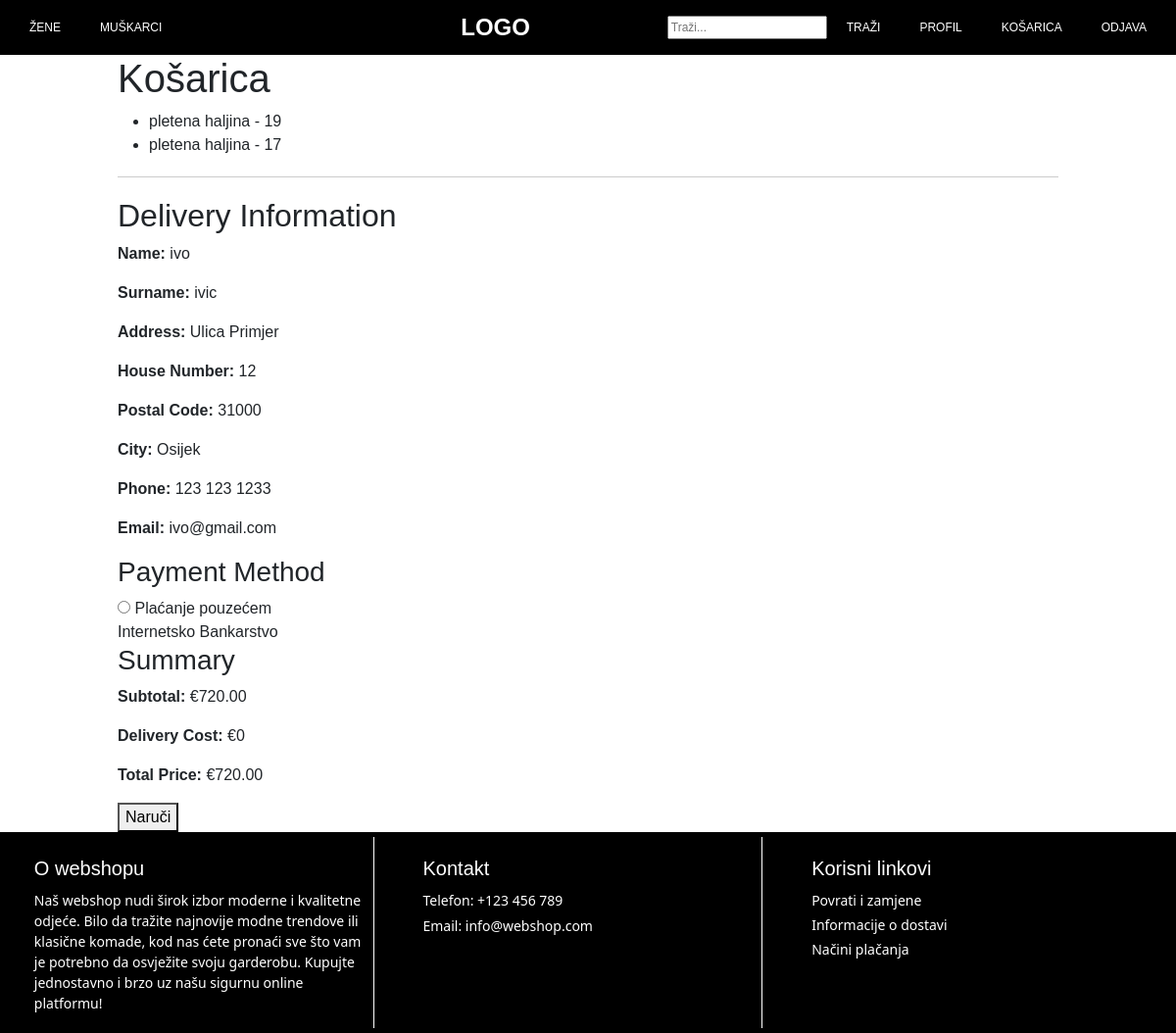
The page /webshop/cart/ (signed in) on the database as committed earlier.
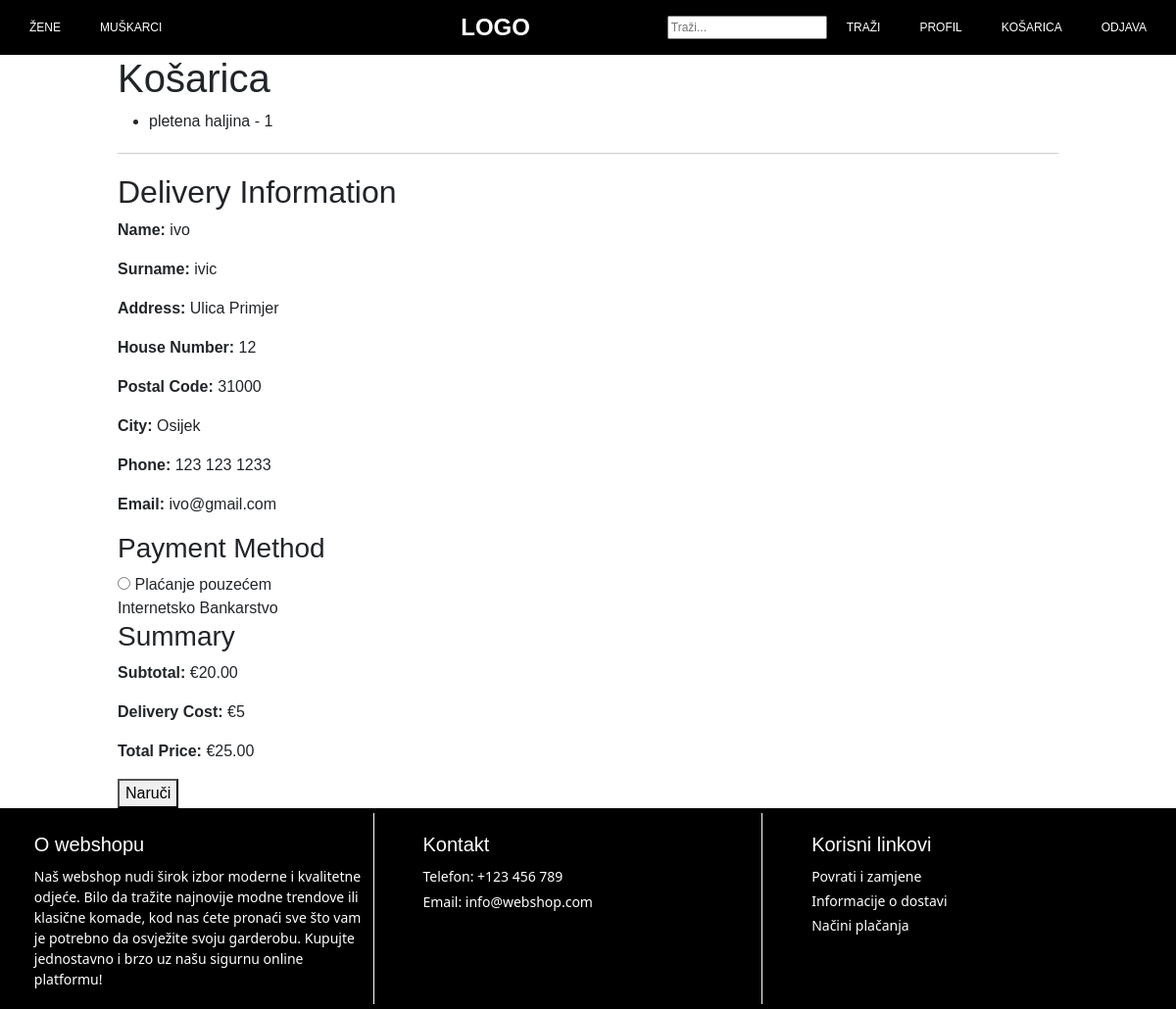
The same page on the database as committed later.
### webshop/models.py (models this page shows, shortened)
class CartItem(models.Model):
    cart = models.ForeignKey(Cart, related_name='items_in_cart', on_delete=models.CASCADE)
    product = models.ForeignKey(ProductVariation, on_delete=models.CASCADE)
    quantity = models.PositiveIntegerField(default=1)

class ProductVariation(models.Model):
    product = models.ForeignKey(Product, on_delete=models.CASCADE, related_name='variations')
    main_image = models.ImageField(upload_to='products/', blank=True, null=True)
    color = models.ForeignKey(Color, on_delete=models.CASCADE)
    sizes = models.ManyToManyField(Size, through='ProductVariationSize')

class Product(models.Model):
    category = models.ForeignKey(Category, on_delete=models.CASCADE)
    subcategory = models.ForeignKey(SubCategory, on_delete=models.CASCADE)
    name = models.CharField(max_length=255)
    slug = models.SlugField(unique=False, blank=True, null=True)
    price = models.DecimalField(max_digits=10, decimal_places=2)
    details = models.TextField()
    composition = models.TextField()
    origin = models.CharField(max_length=255)
    care_instructions = models.TextField()
    created_at = models.DateTimeField(default=timezone.now)
    reference_number = models.CharField(max_length=100, unique=False, default=uuid.uuid4, editable=False)

### webshop/views.py (the view)
def cart_view(request):
    cart, created = Cart.objects.get_or_create(user=request.user.account)
    cart_items = cart.items_in_cart.all()
    subtotal = 0
    for item in cart_items:
        product_price = item.product.product.price
        item_total = item.quantity * product_price
        subtotal += item_total
    delivery_cost = 0 if subtotal >= 50 else 5
    total_price = subtotal + delivery_cost
    context = {
        'cart': cart,
        'cart_items': cart_items,
        'subtotal': subtotal,
        'delivery_cost': delivery_cost,
        'total_price': total_price,
    }
    return render(request, 'webshop/cart.html', context)

### webshop/authentication.py (called while the page is built)
    def get_user(self, user_id):
        try:
            return User.objects.get(pk=user_id)
        except ObjectDoesNotExist:
            return None

### webshop/templates/webshop/cart.html (shortened to what this page needs)
{% extends 'webshop/base.html' %}
{% load static %}
{% block extra_css %}
<link rel="stylesheet" href="{% static 'webshop/css/cart.css' %}">
{% endblock %}
{% block content %}
<div class="cart-container">
    <h1>Košarica</h1>
    <div class="cart-items">
        {% if cart.items_in_cart.count %}
            <ul>
                {% for item in cart.items_in_cart.all %}
                    <li>{{ item.product.product.name }} - {{ item.quantity }}</li>
                {% endfor %}
            </ul>
        {% else %}
            <p>Your cart is empty.</p>
        {% endif %}
    </div>
    <form action="{% url 'webshop:create_order' %}" method="post">
        <div class="delivery-info">
            <h2>Delivery Information</h2>
            <p><strong>Name:</strong> {{ request.user.account.name }}</p>
            <p><strong>Surname:</strong> {{ request.user.account.surname }}</p>
            <p><strong>Address:</strong> {{ request.user.account.street }}</p>
            <p><strong>House Number:</strong> {{ request.user.account.house_number }}</p>
            <p><strong>Postal Code:</strong> {{ request.user.account.postal_number }}</p>
            <p><strong>City:</strong> {{ request.user.account.city }}</p>
            <p><strong>Phone:</strong> {{ request.user.account.phone }}</p>
            <p><strong>Email:</strong> {{ request.user.account.email }}</p>
            <h3>Payment Method</h3>
            <label><input type="radio" name="payment_method" value="PP"> Plaćanje pouzećem</label><br>
            <label>Internetsko Bankarstvo</label><br>
            <h3>Summary</h3>
            <p><strong>Subtotal:</strong> €{{ subtotal }}</p>
            <p><strong>Delivery Cost:</strong> €{{ delivery_cost }}</p>
            <p><strong>Total Price:</strong> €{{ total_price }}</p>
            <button type="submit">Naruči</button>
        </div>
    </form>
</div>
{% endblock %}

Rows that differ between the two databases and show on the page:
removed CartItem: product.product.name "pletena haljina", quantity "19"
removed CartItem: product.product.name "pletena haljina", quantity "17"
added CartItem: product.product.name "pletena haljina", quantity "1"
Other text that changed with them:
{{ subtotal }}: "720.00" → "20.00"
{{ delivery_cost }}: "0" → "5"
{{ total_price }}: "720.00" → "25.00"
